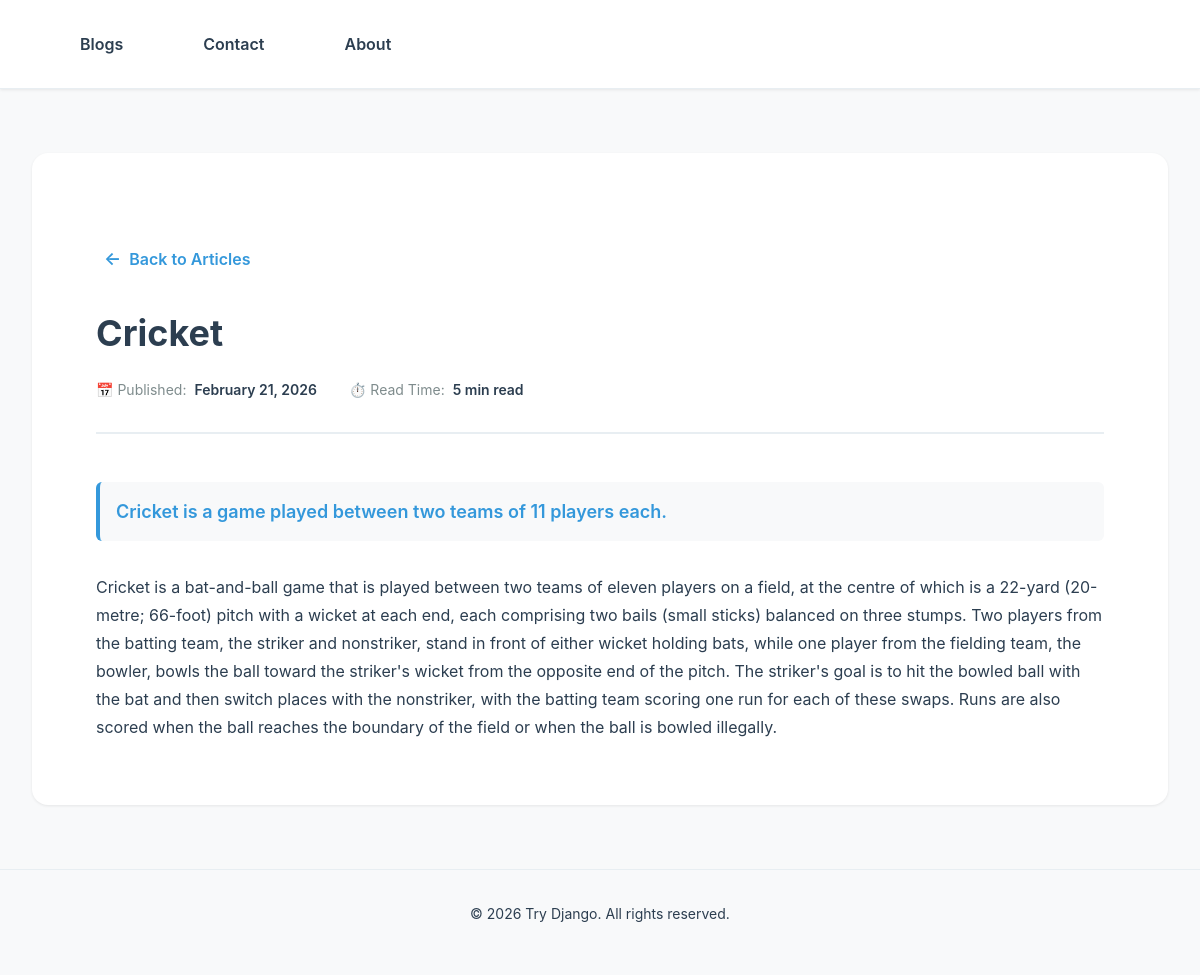
/blogs/2/, run on the app's committed database.
### blogs/models.py (models this page shows, shortened)
class Article(models.Model):
    title       = models.CharField(max_length=20)
    summary     = models.TextField()
    description = models.TextField()
    timestamp   = models.DateTimeField()
    def get_list_url(self):
        return reverse("blogs:articles_list")

### blogs/views.py (the view)
# urls.py: path('<int:article_id>/', details_article, name="article_details")
def details_article(request, article_id):
    article = Article.objects.get(id = article_id)
    context = {
        'article': article
    }
    return render(request, 'article_details.html', context)

### blogs/templates/article_details.html (shortened to what this page needs)
{% extends 'base.html' %}
{% block content %}
<article class="article-detail section" style="padding-top: 20px;">
  <div class="article-actions" style="margin-bottom: var(--spacing-lg); padding-top:0px; border: none;">
    <a href="{{ article.get_list_url }}" class="article-back-link">
      Back to Articles
    </a>
  </div>
  <div class="article-detail-header">
    <h1 class="article-detail-title">{{ article.title }}</h1>
    <div class="article-detail-meta" style="margin-top: var(--spacing-md);">
      <div class="article-detail-meta-item">
        <span>📅 Published:</span>
        <strong>{{ article.timestamp|date:"F d, Y" }}</strong>
      </div>
      <div class="article-detail-meta-item">
        <span>⏱️ Read Time:</span>
        <strong>5 min read</strong>
      </div>
    </div>
  </div>
  {% if article.summary %}
    <div class="article-detail-subtitle">
      {{ article.summary }}
    </div>
  {% endif %}
  <div class="article-detail-body">
    {{ article.description }}
  </div>
</article>
{% endblock %}

### static/css/variables.css (style rules this page uses)
:root { --color-primary: #2c3e50; --color-secondary: #3498db; --color-accent: #e74c3c; --color-success: #27ae60; --color-warning: #f39c12; --color-danger: #e74c3c; --color-bg-primary: #ffffff; --color-bg-secondary: #f8f9fa; --color-bg-tertiary: #ecf0f1; --color-text-primary: #2c3e50; --color-text-secondary: #7f8c8d; --color-text-light: #95a5a6; --color-border: #d7dcdf; --color-border-light: #e8eef2; --shadow-sm: 0 1px 3px rgba(0, 0, 0, 0.08); --shadow-md: 0 4px 12px rgba(0, 0, 0, 0.1); --shadow-lg: 0 8px 24px rgba(0, 0, 0, 0.12); --shadow-xl: 0 12px 32px rgba(0, 0, 0, 0.15); --spacing-xs: 0.25rem; --spacing-sm: 0.5rem; --spacing-base: 1rem; --spacing-md: 1.5rem; --spacing-lg: 2rem; --spacing-xl: 3rem; --spacing-2xl: 4rem; --font-family-sans: -apple-system, BlinkMacSystemFont, 'Segoe UI', Roboto, 'Helvetica Neue', Arial, sans-serif, 'Apple Color Emoji', 'Segoe UI Emoji', 'Segoe UI Symbol'; --font-family-mono: 'Monaco', 'Menlo', 'Ubuntu Mono', monospace; --font-size-xs: 0.75rem; --font-size-sm: 0.875rem; --font-size-base: 1rem; --font-size-lg: 1.125rem; --font-size-xl: 1.25rem; --font-size-2xl: 1.5rem; --font-size-3xl: 1.875rem; --font-size-4xl: 2.25rem; --font-weight-light: 300; --font-weight-normal: 400; --font-weight-semibold: 600; --font-weight-bold: 700; --line-height-tight: 1.2; --line-height-normal: 1.5; --line-height-relaxed: 1.75; --radius-sm: 0.375rem; --radius-base: 0.5rem; --radius-md: 0.75rem; --radius-lg: 1rem; --radius-xl: 1.5rem; --transition-fast: 150ms ease-in-out; --transition-base: 250ms ease-in-out; --transition-slow: 350ms ease-in-out; --z-dropdown: 1000; --z-sticky: 100; --z-fixed: 50; --z-default: 1; }

### static/css/base.css (style rules this page uses)
* { margin: 0; padding: 0; box-sizing: border-box; }
html { scroll-behavior: smooth; }
body { font-family: var(--font-family-sans); font-size: var(--font-size-base); line-height: var(--line-height-normal); color: var(--color-text-primary); background-color: var(--color-bg-secondary); transition: background-color var(--transition-base); }
h1, h2, h3, h4, h5, h6 { font-weight: var(--font-weight-bold); line-height: var(--line-height-tight); color: var(--color-text-primary); margin-top: var(--spacing-lg); margin-bottom: var(--spacing-base); }
h1 { font-size: var(--font-size-4xl); }
a { color: var(--color-secondary); text-decoration: none; transition: color var(--transition-base); }

### static/css/components.css (style rules this page uses)
.section { padding: var(--spacing-xl) 0; }

### static/css/blogs/articles.css (style rules this page uses)
.article-detail { background-color: var(--color-bg-primary); border-radius: var(--radius-lg); padding: var(--spacing-2xl); margin: var(--spacing-2xl) 0; box-shadow: var(--shadow-sm); animation: fadeIn var(--transition-slow); }
.article-detail-header { margin-bottom: var(--spacing-xl); padding-bottom: var(--spacing-lg); border-bottom: 2px solid var(--color-border-light); }
.article-detail-title { font-size: var(--font-size-4xl); font-weight: var(--font-weight-bold); color: var(--color-text-primary); margin: 0 0 var(--spacing-base) 0; line-height: var(--line-height-tight); }
.article-detail-meta { display: flex; gap: var(--spacing-lg); flex-wrap: wrap; margin-top: var(--spacing-base); }
.article-detail-meta-item { display: flex; align-items: center; gap: var(--spacing-sm); color: var(--color-text-secondary); font-size: var(--font-size-sm); }
.article-detail-meta-item strong { color: var(--color-text-primary); font-weight: var(--font-weight-semibold); }
.article-detail-subtitle { font-size: var(--font-size-lg); font-weight: var(--font-weight-semibold); color: var(--color-secondary); margin: var(--spacing-lg) 0; padding: var(--spacing-base); background-color: var(--color-bg-secondary); border-left: 4px solid var(--color-secondary); border-radius: var(--radius-sm); }
.article-detail-body { line-height: var(--line-height-relaxed); color: var(--color-text-primary); font-size: var(--font-size-base); }
.article-actions { margin-top: var(--spacing-2xl); padding-top: var(--spacing-lg); border-top: 1px solid var(--color-border-light); display: flex; gap: var(--spacing-base); flex-wrap: wrap; }
.article-back-link { display: inline-flex; align-items: center; gap: var(--spacing-sm); color: var(--color-secondary); font-weight: var(--font-weight-semibold); transition: all var(--transition-base); padding: var(--spacing-sm); border-radius: var(--radius-sm); }
.article-back-link::before { content: '←'; font-size: var(--font-size-lg); }

### data on the page
Article: title "Cricket", timestamp "February 21, 2026", summary "Cricket is a game played between two teams of 11 players each.", description "Cricket is a bat-and-ball game that is played between two teams of eleven players on a field, at the centre of which is a 22-yard (20-metre; 66-foot) pitch with a wicket at each end, each comprising two bails (small sticks) balanced on three stumps. Two players from the batting team, the striker and nonstriker, stand in front of either wicket holding bats, while one player from the fielding team, the bowler, bowls the ball toward the striker's wicket from the opposite end of the pitch. The striker's goal is to hit the bowled ball with the bat and then switch places with the nonstriker, with the batting team scoring one run for each of these swaps. Runs are also scored when the ball reaches…"
